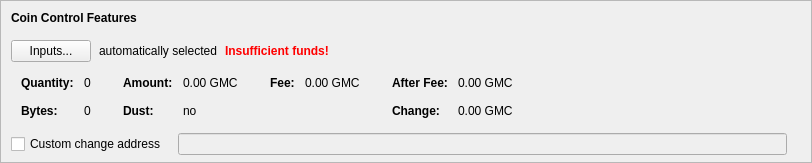
    <widget class="QFrame" name="frameCoinControl">
     <property name="sizePolicy">
      <sizepolicy hsizetype="Expanding" vsizetype="Expanding">
       <horstretch>0</horstretch>
       <verstretch>0</verstretch>
      </sizepolicy>
     </property>
     <property name="maximumSize">
      <size>
       <width>16777215</width>
       <height>16777215</height>
      </size>
     </property>
     <property name="frameShape">
      <enum>QFrame::StyledPanel</enum>
     </property>
     <property name="frameShadow">
      <enum>QFrame::Sunken</enum>
     </property>
     <layout class="QVBoxLayout" name="verticalLayoutCoinControl2">
      <property name="spacing">
       <number>0</number>
      </property>
      <property name="leftMargin">
       <number>0</number>
      </property>
      <property name="topMargin">
       <number>0</number>
      </property>
      <property name="rightMargin">
       <number>0</number>
      </property>
      <property name="bottomMargin">
       <number>6</number>
      </property>
      <item>
       <layout class="QVBoxLayout" name="verticalLayoutCoinControl" stretch="0,0,0,0,1">
        <property name="spacing">
         <number>0</number>
        </property>
        <property name="leftMargin">
         <number>10</number>
        </property>
        <property name="topMargin">
         <number>10</number>
        </property>
        <item>
         <layout class="QHBoxLayout" name="horizontalLayoutCoinControl1">
          <property name="bottomMargin">
           <number>15</number>
          </property>
          <item>
           <widget class="QLabel" name="labelCoinControlFeatures">
            <property name="sizePolicy">
             <sizepolicy hsizetype="Preferred" vsizetype="Maximum">
              <horstretch>0</horstretch>
              <verstretch>0</verstretch>
             </sizepolicy>
            </property>
            <property name="font">
             <font>
              <weight>75</weight>
              <bold>true</bold>
             </font>
            </property>
            <property name="styleSheet">
             <string notr="true">font-weight:bold;</string>
            </property>
            <property name="text">
             <string>Coin Control Features</string>
            </property>
           </widget>
          </item>
         </layout>
        </item>
        <item>
         <layout class="QHBoxLayout" name="horizontalLayoutCoinControl2" stretch="0,0,0,0">
          <property name="spacing">
           <number>8</number>
          </property>
          <property name="bottomMargin">
           <number>10</number>
          </property>
          <item>
           <widget class="QPushButton" name="pushButtonCoinControl">
            <property name="styleSheet">
             <string notr="true"/>
            </property>
            <property name="text">
             <string>Inputs...</string>
            </property>
            <property name="autoDefault">
             <bool>false</bool>
            </property>
           </widget>
          </item>
          <item>
           <widget class="QLabel" name="labelCoinControlAutomaticallySelected">
            <property name="text">
             <string>automatically selected</string>
            </property>
            <property name="margin">
             <number>5</number>
            </property>
           </widget>
          </item>
          <item>
           <widget class="QLabel" name="labelCoinControlInsuffFunds">
            <property name="font">
             <font>
              <weight>75</weight>
              <bold>true</bold>
             </font>
            </property>
            <property name="styleSheet">
             <string notr="true">color:red;font-weight:bold;</string>
            </property>
            <property name="text">
             <string>Insufficient funds!</string>
            </property>
            <property name="margin">
             <number>5</number>
            </property>
           </widget>
          </item>
          <item>
           <spacer name="horizontalSpacerCoinControl">
            <property name="orientation">
             <enum>Qt::Horizontal</enum>
            </property>
            <property name="sizeHint" stdset="0">
             <size>
              <width>40</width>
              <height>1</height>
             </size>
            </property>
           </spacer>
          </item>
         </layout>
        </item>
        <item>
         <widget class="QWidget" name="widgetCoinControl" native="true">
          <property name="sizePolicy">
           <sizepolicy hsizetype="Preferred" vsizetype="Preferred">
            <horstretch>0</horstretch>
            <verstretch>0</verstretch>
           </sizepolicy>
          </property>
          <property name="minimumSize">
           <size>
            <width>0</width>
            <height>0</height>
           </size>
          </property>
          <property name="styleSheet">
           <string notr="true"/>
          </property>
          <layout class="QHBoxLayout" name="horizontalLayoutCoinControl5">
           <property name="leftMargin">
            <number>0</number>
           </property>
           <property name="topMargin">
            <number>0</number>
           </property>
           <property name="rightMargin">
            <number>0</number>
           </property>
           <property name="bottomMargin">
            <number>0</number>
           </property>
           <item>
            <layout class="QHBoxLayout" name="horizontalLayoutCoinControl3" stretch="0,0,0,1">
             <property name="spacing">
              <number>20</number>
             </property>
             <property name="topMargin">
              <number>0</number>
             </property>
             <property name="bottomMargin">
              <number>10</number>
             </property>
             <item>
              <layout class="QFormLayout" name="formLayoutCoinControl1">
               <property name="horizontalSpacing">
                <number>10</number>
               </property>
               <property name="verticalSpacing">
                <number>14</number>
               </property>
               <property name="leftMargin">
                <number>10</number>
               </property>
               <property name="topMargin">
                <number>4</number>
               </property>
               <property name="rightMargin">
                <number>6</number>
               </property>
               <item row="0" column="0">
                <widget class="QLabel" name="labelCoinControlQuantityText">
                 <property name="font">
                  <font>
                   <weight>75</weight>
                   <bold>true</bold>
                  </font>
                 </property>
                 <property name="text">
                  <string>Quantity:</string>
                 </property>
                 <property name="margin">
                  <number>0</number>
                 </property>
                </widget>
               </item>
               <item row="0" column="1">
                <widget class="QLabel" name="labelCoinControlQuantity">
                 <property name="cursor">
                  <cursorShape>IBeamCursor</cursorShape>
                 </property>
                 <property name="contextMenuPolicy">
                  <enum>Qt::ActionsContextMenu</enum>
                 </property>
                 <property name="text">
                  <string notr="true">0</string>
                 </property>
                 <property name="margin">
                  <number>0</number>
                 </property>
                 <property name="textInteractionFlags">
                  <set>Qt::LinksAccessibleByMouse|Qt::TextSelectableByKeyboard|Qt::TextSelectableByMouse</set>
                 </property>
                </widget>
               </item>
               <item row="1" column="0">
                <widget class="QLabel" name="labelCoinControlBytesText">
                 <property name="font">
                  <font>
                   <weight>75</weight>
                   <bold>true</bold>
                  </font>
                 </property>
                 <property name="text">
                  <string>Bytes:</string>
                 </property>
                </widget>
               </item>
               <item row="1" column="1">
                <widget class="QLabel" name="labelCoinControlBytes">
                 <property name="cursor">
                  <cursorShape>IBeamCursor</cursorShape>
                 </property>
                 <property name="contextMenuPolicy">
                  <enum>Qt::ActionsContextMenu</enum>
                 </property>
                 <property name="text">
                  <string notr="true">0</string>
                 </property>
                 <property name="textInteractionFlags">
                  <set>Qt::LinksAccessibleByMouse|Qt::TextSelectableByKeyboard|Qt::TextSelectableByMouse</set>
                 </property>
                </widget>
               </item>
              </layout>
             </item>
             <item>
              <layout class="QFormLayout" name="formLayoutCoinControl2">
               <property name="horizontalSpacing">
                <number>10</number>
               </property>
               <property name="verticalSpacing">
                <number>14</number>
               </property>
               <property name="leftMargin">
                <number>6</number>
               </property>
               <property name="topMargin">
                <number>4</number>
               </property>
               <property name="rightMargin">
                <number>6</number>
               </property>
               <item row="0" column="0">
                <widget class="QLabel" name="labelCoinControlAmountText">
                 <property name="font">
                  <font>
                   <weight>75</weight>
                   <bold>true</bold>
                  </font>
                 </property>
                 <property name="text">
                  <string>Amount:</string>
                 </property>
                 <property name="margin">
                  <number>0</number>
                 </property>
                </widget>
               </item>
               <item row="0" column="1">
                <widget class="QLabel" name="labelCoinControlAmount">
                 <property name="cursor">
                  <cursorShape>IBeamCursor</cursorShape>
                 </property>
                 <property name="contextMenuPolicy">
                  <enum>Qt::ActionsContextMenu</enum>
                 </property>
                 <property name="text">
                  <string notr="true">0.00 GMC</string>
                 </property>
                 <property name="textInteractionFlags">
                  <set>Qt::LinksAccessibleByMouse|Qt::TextSelectableByKeyboard|Qt::TextSelectableByMouse</set>
                 </property>
                </widget>
               </item>
               <item row="1" column="0">
                <widget class="QLabel" name="labelCoinControlLowOutputText">
                 <property name="font">
                  <font>
                   <weight>75</weight>
                   <bold>true</bold>
                  </font>
                 </property>
                 <property name="text">
                  <string>Dust:</string>
                 </property>
                </widget>
               </item>
               <item row="1" column="1">
                <widget class="QLabel" name="labelCoinControlLowOutput">
                 <property name="cursor">
                  <cursorShape>IBeamCursor</cursorShape>
                 </property>
                 <property name="contextMenuPolicy">
                  <enum>Qt::ActionsContextMenu</enum>
                 </property>
                 <property name="text">
                  <string notr="true">no</string>
                 </property>
                 <property name="textInteractionFlags">
                  <set>Qt::LinksAccessibleByMouse|Qt::TextSelectableByKeyboard|Qt::TextSelectableByMouse</set>
                 </property>
                </widget>
               </item>
              </layout>
             </item>
             <item>
              <layout class="QFormLayout" name="formLayoutCoinControl3">
               <property name="horizontalSpacing">
                <number>10</number>
               </property>
               <property name="verticalSpacing">
                <number>14</number>
               </property>
               <property name="leftMargin">
                <number>6</number>
               </property>
               <property name="topMargin">
                <number>4</number>
               </property>
               <property name="rightMargin">
                <number>6</number>
               </property>
               <item row="0" column="0">
                <widget class="QLabel" name="labelCoinControlFeeText">
                 <property name="font">
                  <font>
                   <weight>75</weight>
                   <bold>true</bold>
                  </font>
                 </property>
                 <property name="text">
                  <string>Fee:</string>
                 </property>
                 <property name="margin">
                  <number>0</number>
                 </property>
                </widget>
               </item>
               <item row="0" column="1">
                <widget class="QLabel" name="labelCoinControlFee">
                 <property name="cursor">
                  <cursorShape>IBeamCursor</cursorShape>
                 </property>
                 <property name="contextMenuPolicy">
                  <enum>Qt::ActionsContextMenu</enum>
                 </property>
                 <property name="text">
                  <string notr="true">0.00 GMC</string>
                 </property>
                 <property name="textInteractionFlags">
                  <set>Qt::LinksAccessibleByMouse|Qt::TextSelectableByKeyboard|Qt::TextSelectableByMouse</set>
                 </property>
                </widget>
               </item>
             </layout>
             </item>
             <item>
              <layout class="QFormLayout" name="formLayoutCoinControl4">
               <property name="horizontalSpacing">
                <number>10</number>
               </property>
               <property name="verticalSpacing">
                <number>14</number>
               </property>
               <property name="leftMargin">
                <number>6</number>
               </property>
               <property name="topMargin">
                <number>4</number>
               </property>
               <property name="rightMargin">
                <number>6</number>
               </property>
               <item row="0" column="0">
                <widget class="QLabel" name="labelCoinControlAfterFeeText">
                 <property name="font">
                  <font>
                   <weight>75</weight>
                   <bold>true</bold>
                  </font>
                 </property>
                 <property name="text">
                  <string>After Fee:</string>
                 </property>
                 <property name="margin">
                  <number>0</number>
                 </property>
                </widget>
               </item>
               <item row="0" column="1">
                <widget class="QLabel" name="labelCoinControlAfterFee">
                 <property name="cursor">
                  <cursorShape>IBeamCursor</cursorShape>
                 </property>
                 <property name="contextMenuPolicy">
                  <enum>Qt::ActionsContextMenu</enum>
                 </property>
                 <property name="text">
                  <string notr="true">0.00 GMC</string>
                 </property>
                 <property name="textInteractionFlags">
                  <set>Qt::LinksAccessibleByMouse|Qt::TextSelectableByKeyboard|Qt::TextSelectableByMouse</set>
                 </property>
                </widget>
               </item>
               <item row="1" column="0">
                <widget class="QLabel" name="labelCoinControlChangeText">
                 <property name="font">
                  <font>
                   <weight>75</weight>
                   <bold>true</bold>
                  </font>
                 </property>
                 <property name="text">
                  <string>Change:</string>
                 </property>
                </widget>
               </item>
               <item row="1" column="1">
                <widget class="QLabel" name="labelCoinControlChange">
                 <property name="cursor">
                  <cursorShape>IBeamCursor</cursorShape>
                 </property>
                 <property name="contextMenuPolicy">
                  <enum>Qt::ActionsContextMenu</enum>
                 </property>
                 <property name="text">
                  <string notr="true">0.00 GMC</string>
                 </property>
                 <property name="textInteractionFlags">
                  <set>Qt::LinksAccessibleByMouse|Qt::TextSelectableByKeyboard|Qt::TextSelectableByMouse</set>
                 </property>
                </widget>
               </item>
              </layout>
             </item>
            </layout>
           </item>
          </layout>
         </widget>
        </item>
        <item>
         <layout class="QHBoxLayout" name="horizontalLayoutCoinControl4" stretch="0,0,0">
          <property name="spacing">
           <number>12</number>
          </property>
          <property name="sizeConstraint">
           <enum>QLayout::SetDefaultConstraint</enum>
          </property>
          <property name="topMargin">
           <number>5</number>
          </property>
          <property name="rightMargin">
           <number>5</number>
          </property>
          <item>
           <widget class="QCheckBox" name="checkBoxCoinControlChange">
            <property name="toolTip">
             <string>If this is activated, but the change address is empty or invalid, change will be sent to a newly generated address.</string>
            </property>
            <property name="text">
             <string>Custom change address</string>
            </property>
           </widget>
          </item>
          <item>
           <widget class="QValidatedLineEdit" name="lineEditCoinControlChange">
            <property name="enabled">
             <bool>false</bool>
            </property>
            <property name="sizePolicy">
             <sizepolicy hsizetype="Expanding" vsizetype="Fixed">
              <horstretch>0</horstretch>
              <verstretch>0</verstretch>
             </sizepolicy>
            </property>
           </widget>
          </item>
          <item>
           <widget class="QLabel" name="labelCoinControlChangeLabel">
            <property name="sizePolicy">
             <sizepolicy hsizetype="Preferred" vsizetype="Expanding">
              <horstretch>0</horstretch>
              <verstretch>0</verstretch>
             </sizepolicy>
            </property>
            <property name="minimumSize">
             <size>
              <width>0</width>
              <height>0</height>
             </size>
            </property>
            <property name="text">
             <string/>
            </property>
            <property name="margin">
             <number>3</number>
            </property>
           </widget>
          </item>
         </layout>
        </item>
        <item>
         <spacer name="verticalSpacerCoinControl">
          <property name="orientation">
           <enum>Qt::Vertical</enum>
          </property>
          <property name="sizeHint" stdset="0">
           <size>
            <width>800</width>
            <height>1</height>
           </size>
          </property>
         </spacer>
        </item>
       </layout>
      </item>
     </layout>
    </widget>
